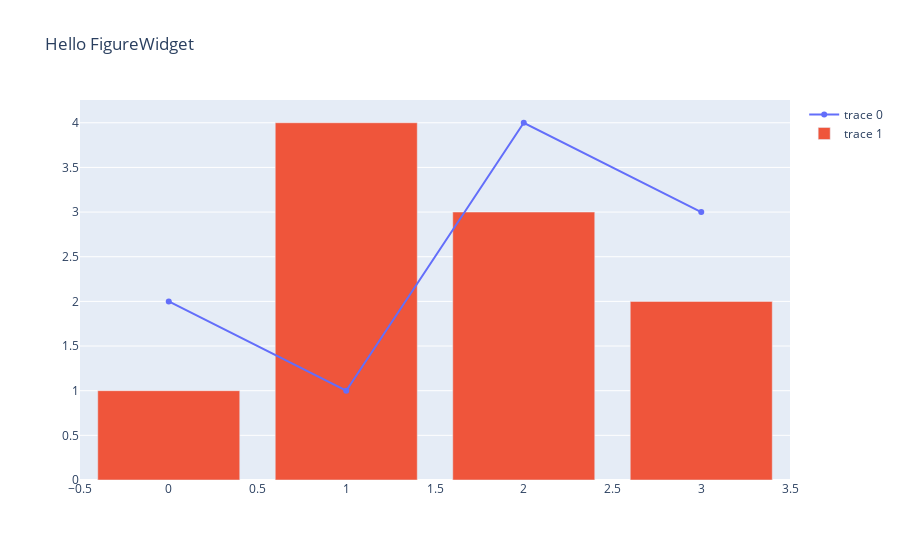

Notebook cell for this chart:
### Code cell
import plotly.graph_objs as go
fig = go.FigureWidget()
# Display an empty figure
fig
# Add a scatter chart
fig.add_scatter(y=[2, 1, 4, 3])
# Add a bar chart
fig.add_bar(y=[1, 4, 3, 2])
# Add a title
fig.layout.title = 'Hello FigureWidget'
fig.show()

### Figure 1 — Plotly figure (JSON) as saved in the notebook; plotly's stock layout.template omitted (floating-point values rounded to 4 significant figures)
{"data": [{"type": "scatter", "uid": "59e89045-9469-4e5e-87da-8b4253acb8bc", "y": [2, 1, 4, 3]}, {"type": "bar", "uid": "ad41745a-bc86-44b7-bc1a-264405a56360", "y": [1, 4, 3, 2]}], "layout": {"title": {"text": "Hello FigureWidget"}}}
